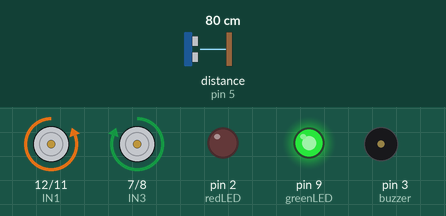
Simulated run of this sketch. Board: Arduino Uno, built with avr-gcc and run on an emulated ATmega328P. Shown: motor-driver pin pairs drawn as motors (green arrow = first pin HIGH = forward, orange = second pin HIGH = backward, longer = more drive, scaled by the enable pin), output pins drawn as LEDs (lit = HIGH), buzzer (waves = sounding). Wiring (inferred from the names in the program): ultrasonic range finder: trigger pin 4; echo pin 5. Inputs (shaded band) come from the test bench; at power-on: distance to the obstacle (sensor on pin 5) 80 cm. The echo pulse lasts 58.3 µs per cm; pins used as bus, display or sensor lines are not drawn.

Above: at 1.2 s.
1.3 s: distance to the obstacle (sensor on pin 5) set to 24 cm
2.8 s: distance to the obstacle (sensor on pin 5) set to 19 cm
At 5.7 s:
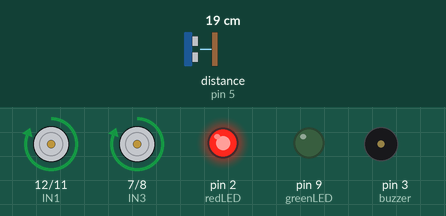
5.8 s: distance to the obstacle (sensor on pin 5) set to 35 cm
At 8.0 s:
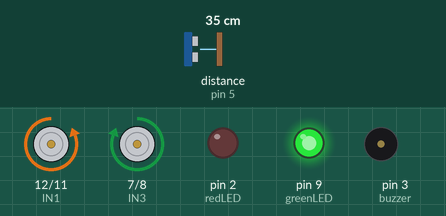
8.4 s: distance to the obstacle (sensor on pin 5) set to 2 cm
At 9.4 s:
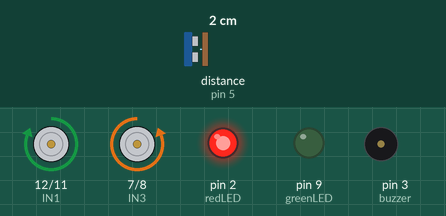
Timing chart, 0 to 15.4 s (numbered marks = the images above; inputs shaded):
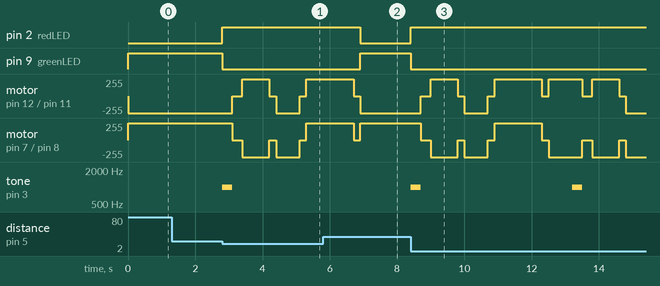

The sketch:

ultrasonic_car_with_2_dc_motors_using_arduino1.ino
```cpp
// =========================
// MOTOR PINS
// =========================
const int ENA = 6;
const int IN3 = 7;
const int IN4 = 8;

const int ENB = 13;
const int IN1 = 12;
const int IN2 = 11;

// =========================
// ULTRASONIC
// =========================
const int trigPin = 4;
const int echoPin = 5;

// =========================
// BUZZER & LEDs
// =========================
const int buzzer = 3;
const int redLED = 2;
const int greenLED = 9;

// Distance to detect obstacle (cm)
const int obstacleDistance = 20;

void setup() {

  pinMode(ENA, OUTPUT);
  pinMode(IN3, OUTPUT);
  pinMode(IN4, OUTPUT);

  pinMode(ENB, OUTPUT);
  pinMode(IN1, OUTPUT);
  pinMode(IN2, OUTPUT);

  pinMode(trigPin, OUTPUT);
  pinMode(echoPin, INPUT);

  pinMode(buzzer, OUTPUT);
  pinMode(redLED, OUTPUT);
  pinMode(greenLED, OUTPUT);

  analogWrite(ENA, 255);
  digitalWrite(ENB, HIGH);

  digitalWrite(redLED, LOW);
  digitalWrite(greenLED, HIGH);
}

void loop() {

  int distance = getDistance();

  if (distance > 0 && distance <= obstacleDistance) {

    // Obstacle Found
    digitalWrite(greenLED, LOW);
    digitalWrite(redLED, HIGH);

    tone(buzzer, 1000);
    delay(300);
    noTone(buzzer);

    stopMotors();
    delay(300);

    // Reverse
    backward();
    delay(800);

    stopMotors();
    delay(200);

    // Turn Left
    left();
    delay(700);

    stopMotors();
    delay(200);

    // Check Again
    distance = getDistance();

    if (distance > obstacleDistance || distance == 0) {

      digitalWrite(redLED, LOW);
      digitalWrite(greenLED, HIGH);

      forward();

    } else {

      // Turn Right
      right();
      delay(1400);

      stopMotors();
      delay(200);

      distance = getDistance();

      if (distance > obstacleDistance || distance == 0) {

        digitalWrite(redLED, LOW);
        digitalWrite(greenLED, HIGH);

        forward();

      } else {

        // Still blocked
        backward();
        delay(700);

      }
    }

  } else {

    // No obstacle
    digitalWrite(redLED, LOW);
    digitalWrite(greenLED, HIGH);

    noTone(buzzer);

    forward();
  }
}

// =========================
// Distance Function
// =========================
int getDistance() {

  digitalWrite(trigPin, LOW);
  delayMicroseconds(2);

  digitalWrite(trigPin, HIGH);
  delayMicroseconds(10);

  digitalWrite(trigPin, LOW);

  long duration = pulseIn(echoPin, HIGH, 30000);

  if (duration == 0)
    return 999;

  int distance = duration * 0.034 / 2;

  return distance;
}

// =========================
// MOTOR FUNCTIONS
// =========================

void forward() {

  digitalWrite(IN3, HIGH);
  digitalWrite(IN4, LOW);

  digitalWrite(IN1, LOW);
  digitalWrite(IN2, HIGH);
}

void backward() {

  digitalWrite(IN3, LOW);
  digitalWrite(IN4, HIGH);

  digitalWrite(IN1, HIGH);
  digitalWrite(IN2, LOW);
}

void left() {

  digitalWrite(IN3, LOW);
  digitalWrite(IN4, HIGH);

  digitalWrite(IN1, LOW);
  digitalWrite(IN2, HIGH);
}

void right() {

  digitalWrite(IN3, HIGH);
  digitalWrite(IN4, LOW);

  digitalWrite(IN1, HIGH);
  digitalWrite(IN2, LOW);
}

void stopMotors() {

  digitalWrite(IN3, LOW);
  digitalWrite(IN4, LOW);

  digitalWrite(IN1, LOW);
  digitalWrite(IN2, LOW);
}
```

Measured:
- the behaviour switches between 22 and 21 cm on distance to the obstacle (sensor on pin 5) (found by bisection; images 0 and 1)
- after the input at 1.3 s, every drawn part: stays the same
- after the input at 2.8 s, pin 2 (redLED): LOW → HIGH at once; pin 9 (greenLED): HIGH → LOW at once
- after the input at 5.8 s, pin 2 (redLED): HIGH → LOW after 1.1 s; pin 9 (greenLED): LOW → HIGH after 1.1 s; tone on pin 3 (buzzer): stays silent (without the input it goes to 1000 Hz after 1.8 s)
- after the input at 8.4 s, pin 2 (redLED): LOW → HIGH at once; pin 9 (greenLED): HIGH → LOW at once
